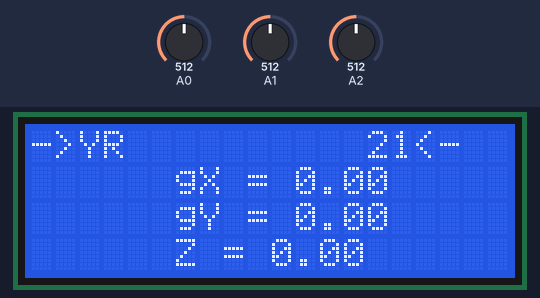
Recording of a sketch running on a simulated Arduino Uno, built with avr-gcc and run on an emulated ATmega328P. Shown: 20×4 character LCD. Inputs (shaded band) come from the test bench; at power-on: A0 = 512, A1 = 512, A2 = 512.

Above: at 9.1 s.
9.2 s: A0 set to 716
At 9.9 s:
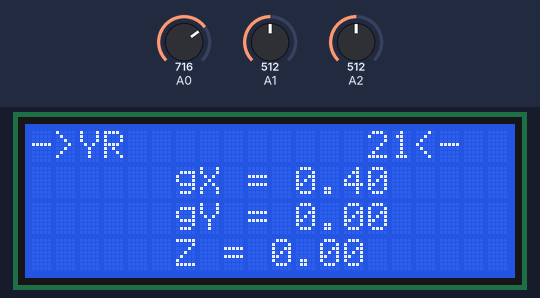
10.7 s: A1 set to 716
At 11.4 s:
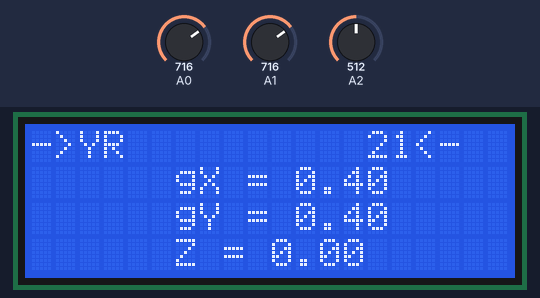
12.2 s: A2 set to 716
At 13.0 s:
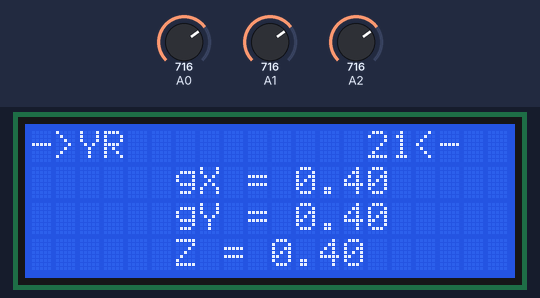
13.7 s: A0 set to 900
At 14.4 s:
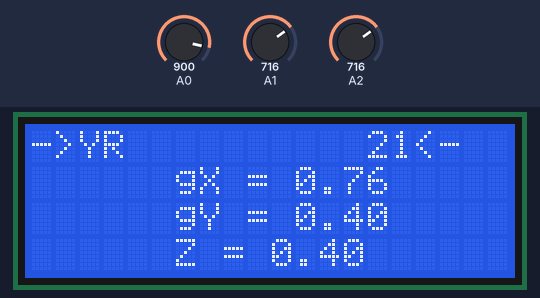
15.2 s: A1 set to 900
At 15.9 s:
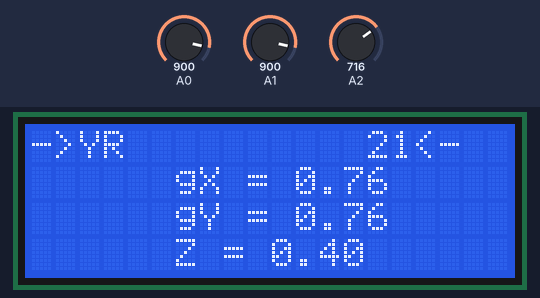
16.7 s: A2 set to 900
At 17.5 s:
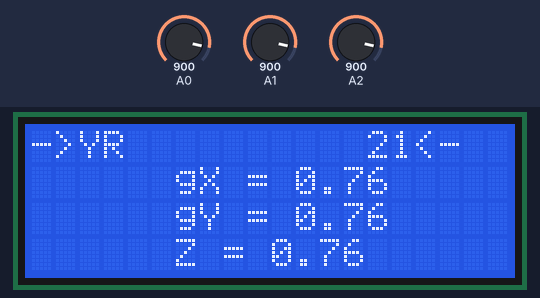
Timing chart, 0 to 19.2 s (numbered marks = the images above; inputs shaded):
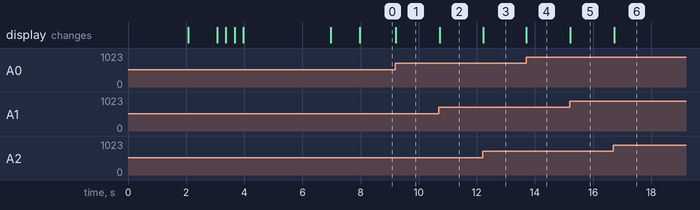

The sketch:

adxl335_Lcd__code_Arduino.ino
```cpp
#include <LiquidCrystal.h>
float x,y,z;

LiquidCrystal lcd(2, 3, 4, 5, 6, 7);

void setup() {
  lcd.begin(20, 4);
  lcd.setCursor(4,1);
  lcd.print("Bonjour....");
  delay(2000);
  lcd.clear();
  delay(1000);
  lcd.setCursor(1,0);
  lcd.print("ROBUINO");
  delay(300);
  lcd.setCursor(5,1);
  lcd.print("By");
  delay(300);
  lcd.setCursor(6,2);
  lcd.print("yahya rhiba");
  delay(300);
  lcd.setCursor(3,3);
  lcd.print("project");
  delay(3000);
  lcd.clear();
  delay(1000);
  lcd.print("->YR");
  lcd.setCursor(14,0);
  lcd.print("21<-");
}

void loop() {
  x = ((analogRead(A0)*2.0)/1024.0)-1;
  y = ((analogRead(A1)*2.0)/1024.0)-1;
  z = ((analogRead(A2)*2.0)/1024.0)-1;
  lcd.setCursor(6,1);
  lcd.print("gX = ");
  lcd.print(x);
  lcd.setCursor(6,2);
  lcd.print("gY = ");
  lcd.print(y);
  lcd.setCursor(6,3);
  lcd.print("Z = ");
  lcd.print(z);
  delay(30);
}
```

Measured:
- after the input at 9.2 s, the display: changes at once (image 1)
- after the input at 10.7 s, the display: changes at once (image 2)
- after the input at 12.2 s, the display: changes at once (image 3)
- after the input at 13.7 s, the display: changes at once (image 4)
- after the input at 15.2 s, the display: changes at once (image 5)
- after the input at 16.7 s, the display: changes at once (image 6)
